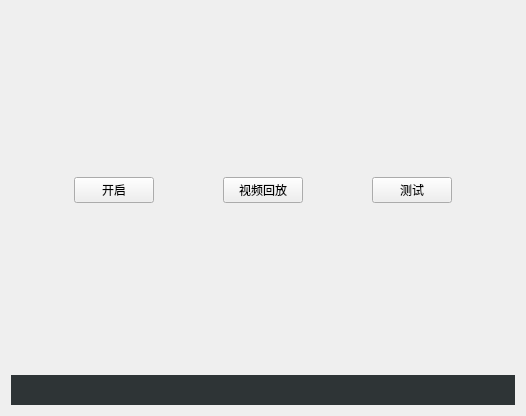
<?xml version="1.0" encoding="UTF-8"?>
<ui version="4.0">
 <class>frmGifWidget</class>
 <widget class="QWidget" name="frmGifWidget">
  <property name="geometry">
   <rect>
    <x>0</x>
    <y>0</y>
    <width>526</width>
    <height>416</height>
   </rect>
  </property>
  <property name="windowTitle">
   <string>Form</string>
  </property>
  <layout class="QGridLayout" name="gridLayout">
   <item row="0" column="0">
    <layout class="QVBoxLayout" name="verticalLayout">
     <item>
      <spacer name="verticalSpacer">
       <property name="orientation">
        <enum>Qt::Vertical</enum>
       </property>
       <property name="sizeHint" stdset="0">
        <size>
         <width>20</width>
         <height>40</height>
        </size>
       </property>
      </spacer>
     </item>
     <item>
      <layout class="QHBoxLayout" name="horizontalLayout">
       <item>
        <spacer name="horizontalSpacer_2">
         <property name="orientation">
          <enum>Qt::Horizontal</enum>
         </property>
         <property name="sizeHint" stdset="0">
          <size>
           <width>40</width>
           <height>20</height>
          </size>
         </property>
        </spacer>
       </item>
       <item>
        <widget class="QPushButton" name="pushButton_togif">
         <property name="text">
          <string>开启</string>
         </property>
         <property name="checkable">
          <bool>true</bool>
         </property>
        </widget>
       </item>
       <item>
        <spacer name="horizontalSpacer">
         <property name="orientation">
          <enum>Qt::Horizontal</enum>
         </property>
         <property name="sizeHint" stdset="0">
          <size>
           <width>40</width>
           <height>20</height>
          </size>
         </property>
        </spacer>
       </item>
       <item>
        <widget class="QPushButton" name="pushButton_movie">
         <property name="text">
          <string>视频回放</string>
         </property>
        </widget>
       </item>
       <item>
        <spacer name="horizontalSpacer_4">
         <property name="orientation">
          <enum>Qt::Horizontal</enum>
         </property>
         <property name="sizeHint" stdset="0">
          <size>
           <width>40</width>
           <height>20</height>
          </size>
         </property>
        </spacer>
       </item>
       <item>
        <widget class="QPushButton" name="pushButton_test">
         <property name="text">
          <string>测试</string>
         </property>
        </widget>
       </item>
       <item>
        <spacer name="horizontalSpacer_3">
         <property name="orientation">
          <enum>Qt::Horizontal</enum>
         </property>
         <property name="sizeHint" stdset="0">
          <size>
           <width>40</width>
           <height>20</height>
          </size>
         </property>
        </spacer>
       </item>
      </layout>
     </item>
     <item>
      <spacer name="verticalSpacer_2">
       <property name="orientation">
        <enum>Qt::Vertical</enum>
       </property>
       <property name="sizeHint" stdset="0">
        <size>
         <width>20</width>
         <height>40</height>
        </size>
       </property>
      </spacer>
     </item>
     <item>
      <widget class="QLabel" name="label_time">
       <property name="minimumSize">
        <size>
         <width>0</width>
         <height>30</height>
        </size>
       </property>
       <property name="styleSheet">
        <string notr="true">background-color: rgb(46, 52, 54);
color: rgb(255, 255, 255);</string>
       </property>
       <property name="text">
        <string/>
       </property>
       <property name="alignment">
        <set>Qt::AlignCenter</set>
       </property>
      </widget>
     </item>
    </layout>
   </item>
  </layout>
 </widget>
 <resources/>
 <connections/>
</ui>
